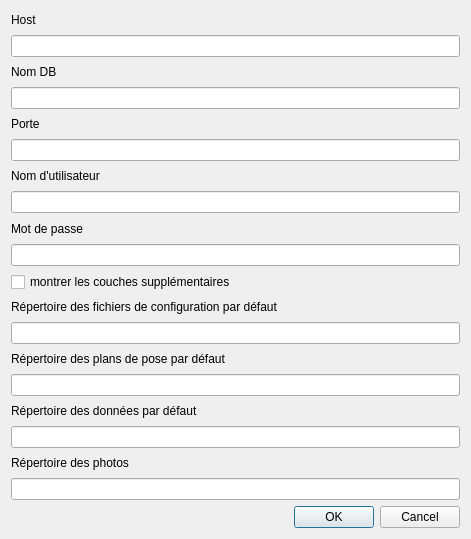
<?xml version="1.0" encoding="UTF-8"?>
<ui version="4.0">
 <class>ComptagesSettings</class>
 <widget class="QDialog" name="ComptagesSettings">
  <property name="geometry">
   <rect>
    <x>0</x>
    <y>0</y>
    <width>471</width>
    <height>539</height>
   </rect>
  </property>
  <property name="windowTitle">
   <string>Dialog</string>
  </property>
  <layout class="QVBoxLayout" name="verticalLayout">
   <item>
    <widget class="QLabel" name="label_4">
     <property name="text">
      <string>Host</string>
     </property>
    </widget>
   </item>
   <item>
    <widget class="QLineEdit" name="db_host"/>
   </item>
   <item>
    <widget class="QLabel" name="label_3">
     <property name="text">
      <string>Nom DB</string>
     </property>
    </widget>
   </item>
   <item>
    <widget class="QLineEdit" name="db_name"/>
   </item>
   <item>
    <widget class="QLabel" name="label_5">
     <property name="text">
      <string>Porte</string>
     </property>
    </widget>
   </item>
   <item>
    <widget class="QLineEdit" name="db_port"/>
   </item>
   <item>
    <widget class="QLabel" name="label">
     <property name="text">
      <string>Nom d'utilisateur</string>
     </property>
    </widget>
   </item>
   <item>
    <widget class="QLineEdit" name="db_username"/>
   </item>
   <item>
    <widget class="QLabel" name="label_2">
     <property name="text">
      <string>Mot de passe</string>
     </property>
    </widget>
   </item>
   <item>
    <widget class="QLineEdit" name="db_password">
     <property name="echoMode">
      <enum>QLineEdit::Password</enum>
     </property>
    </widget>
   </item>
   <item>
    <widget class="QCheckBox" name="extra_layers">
     <property name="text">
      <string>montrer les couches supplémentaires</string>
     </property>
    </widget>
   </item>
   <item>
    <widget class="QLabel" name="label_6">
     <property name="text">
      <string>Répertoire des fichiers de configuration par défaut</string>
     </property>
    </widget>
   </item>
   <item>
    <widget class="QLineEdit" name="config_export_directory"/>
   </item>
   <item>
    <widget class="QLabel" name="label_7">
     <property name="text">
      <string>Répertoire des plans de pose par défaut</string>
     </property>
    </widget>
   </item>
   <item>
    <widget class="QLineEdit" name="plan_export_directory"/>
   </item>
   <item>
    <widget class="QLabel" name="label_8">
     <property name="text">
      <string>Répertoire des données par défaut</string>
     </property>
    </widget>
   </item>
   <item>
    <widget class="QLineEdit" name="data_import_directory"/>
   </item>
   <item>
    <widget class="QLabel" name="label_9">
     <property name="text">
      <string>Répertoire des photos</string>
     </property>
    </widget>
   </item>
   <item>
    <widget class="QLineEdit" name="picture_directory"/>
   </item>
   <item>
    <widget class="QDialogButtonBox" name="buttonBox">
     <property name="orientation">
      <enum>Qt::Horizontal</enum>
     </property>
     <property name="standardButtons">
      <set>QDialogButtonBox::Cancel|QDialogButtonBox::Ok</set>
     </property>
    </widget>
   </item>
  </layout>
 </widget>
 <resources/>
 <connections>
  <connection>
   <sender>buttonBox</sender>
   <signal>accepted()</signal>
   <receiver>ComptagesSettings</receiver>
   <slot>accept()</slot>
   <hints>
    <hint type="sourcelabel">
     <x>248</x>
     <y>254</y>
    </hint>
    <hint type="destinationlabel">
     <x>157</x>
     <y>274</y>
    </hint>
   </hints>
  </connection>
  <connection>
   <sender>buttonBox</sender>
   <signal>rejected()</signal>
   <receiver>ComptagesSettings</receiver>
   <slot>reject()</slot>
   <hints>
    <hint type="sourcelabel">
     <x>316</x>
     <y>260</y>
    </hint>
    <hint type="destinationlabel">
     <x>286</x>
     <y>274</y>
    </hint>
   </hints>
  </connection>
 </connections>
</ui>
